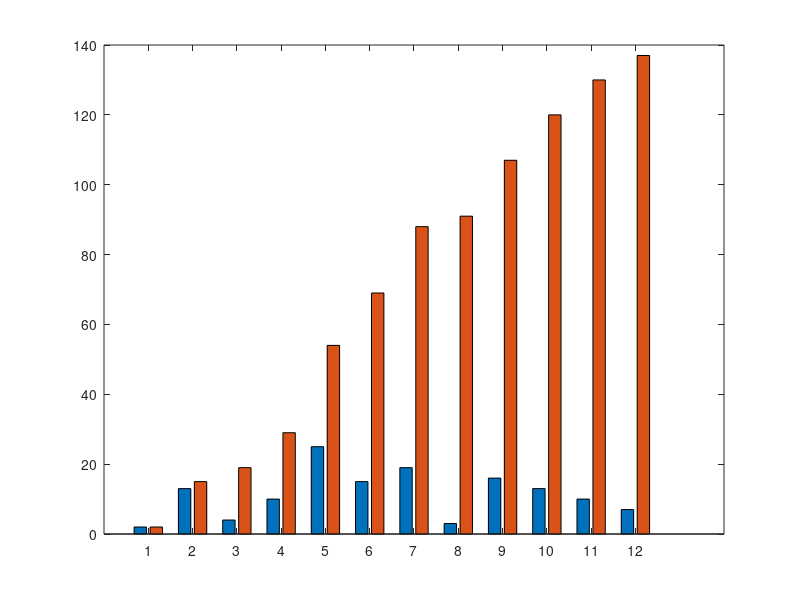

Write MATLAB code to recreate this figure.
% Score of PSL Karachi VS Zalmi
% http://www.espncricinfo.com/series/8679/commentary/1128850/karachi-kings-vs-peshawar-zalmi-eliminator-2-pakistan-super-league-2018
% 

%  Team One Score
t1 = [2 13 4 10 25 15 19 3 16 13 10 7 5 11 6 11];
%  Team Two Score
t2 = [2 15 19 29 54 69 88 91 107 120 130 137 142];
%  Mixed Array
t = []; % format [t(1) t(1); t(2) t(2); ...]

for i=1 : 12
    t = [t; t1(i) t2(i)];
end
bar (t);




